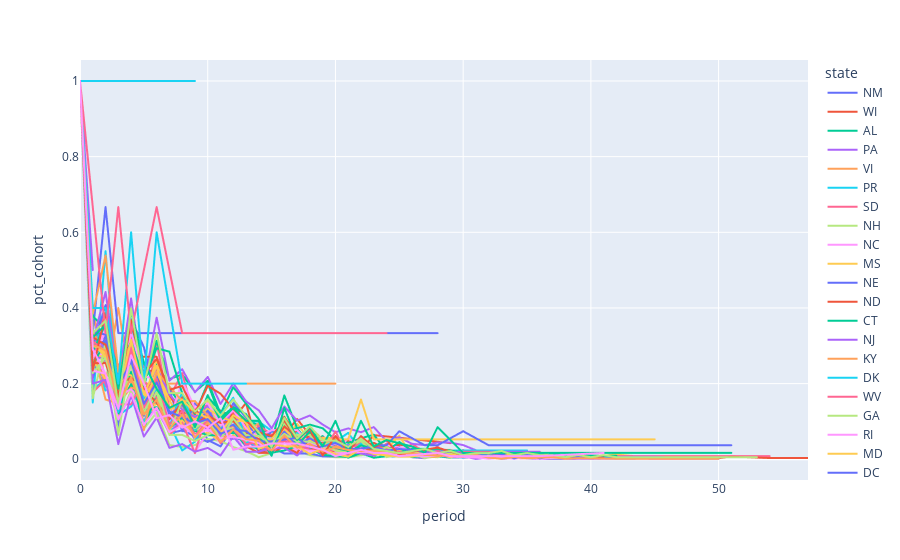

Notebook code for this chart:
### Code cell
#Hue is state, or the cohort by states
fig_state = px.line(cohort_by_state, x="period", y="pct_cohort", color="state")
fig_state.show()
